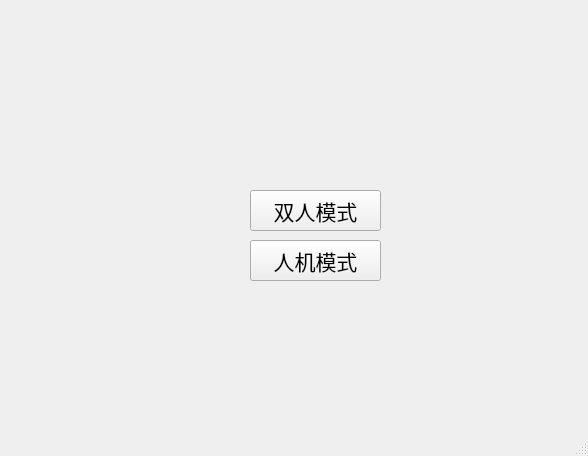
<?xml version="1.0" encoding="UTF-8"?>
<ui version="4.0">
 <class>start</class>
 <widget class="QMainWindow" name="start">
  <property name="geometry">
   <rect>
    <x>0</x>
    <y>0</y>
    <width>588</width>
    <height>456</height>
   </rect>
  </property>
  <property name="windowTitle">
   <string>start</string>
  </property>
  <widget class="QWidget" name="centralwidget">
   <widget class="QPushButton" name="pushButton_ManMan">
    <property name="geometry">
     <rect>
      <x>250</x>
      <y>190</y>
      <width>131</width>
      <height>41</height>
     </rect>
    </property>
    <property name="font">
     <font>
      <family>楷体</family>
      <pointsize>16</pointsize>
     </font>
    </property>
    <property name="text">
     <string>双人模式</string>
    </property>
   </widget>
   <widget class="QLabel" name="label">
    <property name="geometry">
     <rect>
      <x>10</x>
      <y>30</y>
      <width>221</width>
      <height>71</height>
     </rect>
    </property>
    <property name="baseSize">
     <size>
      <width>0</width>
      <height>0</height>
     </size>
    </property>
    <property name="styleSheet">
     <string notr="true">background-image: url(:/image/C:/Users/28584/Desktop/res/R__2_-removebg-preview.png);</string>
    </property>
    <property name="text">
     <string/>
    </property>
    <property name="pixmap">
     <pixmap resource="res.qrc">:/image/res/R__2_-removebg-preview.png</pixmap>
    </property>
   </widget>
   <widget class="QPushButton" name="pushButton_ManMachine">
    <property name="geometry">
     <rect>
      <x>250</x>
      <y>240</y>
      <width>131</width>
      <height>41</height>
     </rect>
    </property>
    <property name="font">
     <font>
      <family>楷体</family>
      <pointsize>16</pointsize>
     </font>
    </property>
    <property name="text">
     <string>人机模式</string>
    </property>
   </widget>
  </widget>
  <widget class="QMenuBar" name="menubar">
   <property name="geometry">
    <rect>
     <x>0</x>
     <y>0</y>
     <width>588</width>
     <height>17</height>
    </rect>
   </property>
  </widget>
  <widget class="QStatusBar" name="statusbar"/>
 </widget>
 <resources>
  <include location="res.qrc"/>
 </resources>
 <connections/>
</ui>
